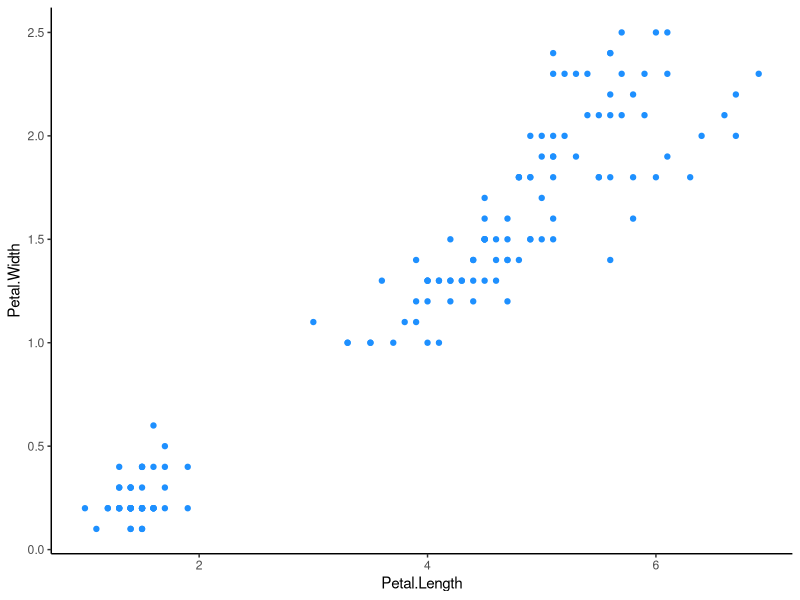

R code for this plot:
## ---- chunk 1
knitr::opts_chunk$set(echo = TRUE)
## ---- chunk 2
library(tidyverse)
View(iris)

iris_graph <- ggplot(iris, aes(x=Petal.Length, y=Petal.Width)) +
  geom_point(color="dodgerblue") +
  theme_classic()

iris_graph
